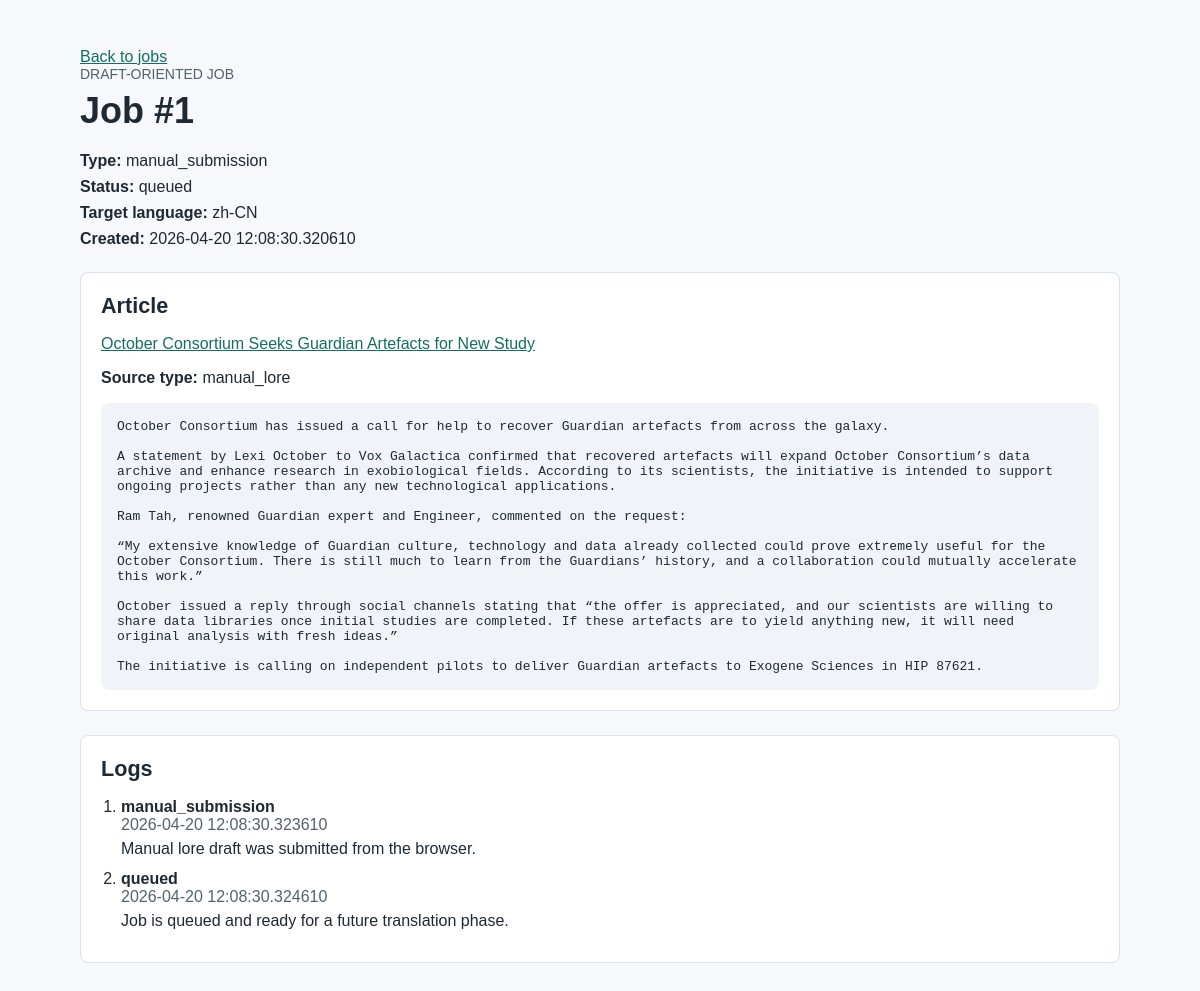
Screenshot of /jobs/1 with the database file from the repository.
### app/db/models.py (models this page shows)
class Job(Base):
    __tablename__ = "jobs"
    id: Mapped[int] = mapped_column(Integer, primary_key=True)
    article_id: Mapped[int] = mapped_column(ForeignKey("articles.id"))
    job_type: Mapped[JobType] = mapped_column(job_type_enum)
    status: Mapped[JobStatus] = mapped_column(job_status_enum, default=JobStatus.pending)
    target_language: Mapped[str] = mapped_column(String(16), default="zh-CN")
    error_message: Mapped[str | None] = mapped_column(Text)
    created_at: Mapped[datetime] = mapped_column(DateTime, default=utc_now)
    started_at: Mapped[datetime | None] = mapped_column(DateTime)
    finished_at: Mapped[datetime | None] = mapped_column(DateTime)
    article: Mapped[Article] = relationship(back_populates="jobs")
    translations: Mapped[list[Translation]] = relationship(back_populates="job")
    publish_records: Mapped[list[PublishRecord]] = relationship(back_populates="job")
    logs: Mapped[list[JobLog]] = relationship(back_populates="job", cascade="all, delete-orphan")

class Article(Base):
    __tablename__ = "articles"
    id: Mapped[int] = mapped_column(Integer, primary_key=True)
    source_type: Mapped[SourceType] = mapped_column(source_type_enum)
    source_url: Mapped[str | None] = mapped_column(String(1024))
    source_title: Mapped[str] = mapped_column(String(500))
    source_body: Mapped[str] = mapped_column(Text)
    published_at_source: Mapped[datetime | None] = mapped_column(DateTime)
    discovered_at: Mapped[datetime] = mapped_column(DateTime, default=utc_now)
    created_at: Mapped[datetime] = mapped_column(DateTime, default=utc_now)
    updated_at: Mapped[datetime] = mapped_column(DateTime, default=utc_now, onupdate=utc_now)
    jobs: Mapped[list[Job]] = relationship(back_populates="article", cascade="all, delete-orphan")
    translations: Mapped[list[Translation]] = relationship(
        back_populates="article",
        cascade="all, delete-orphan",
    )
    publish_records: Mapped[list[PublishRecord]] = relationship(
        back_populates="article",
        cascade="all, delete-orphan",
    )
    tag_links: Mapped[list[ArticleTag]] = relationship(
        back_populates="article",
        cascade="all, delete-orphan",
    )
    tags: Mapped[list[Tag]] = relationship(
        secondary="article_tags",
        back_populates="articles",
        viewonly=True,
    )

class JobLog(Base):
    __tablename__ = "job_logs"
    id: Mapped[int] = mapped_column(Integer, primary_key=True)
    job_id: Mapped[int] = mapped_column(ForeignKey("jobs.id"))
    stage: Mapped[str] = mapped_column(String(100))
    message: Mapped[str] = mapped_column(Text)
    created_at: Mapped[datetime] = mapped_column(DateTime, default=utc_now)
    job: Mapped[Job] = relationship(back_populates="logs")

### app/api/routes_jobs.py (the view)
@router.get("/{job_id}", response_class=HTMLResponse)
def job_detail(
    request: Request,
    job_id: int,
    db: Annotated[Session, Depends(get_db)],
) -> HTMLResponse:
    job = job_service.get_job(db, job_id)
    if job is None:
        raise HTTPException(status_code=status.HTTP_404_NOT_FOUND, detail="Job not found")
    return templates.TemplateResponse(request, "job_detail.html", {"job": job})

### app/templates/job_detail.html (shortened to what this page needs)
<!doctype html>
<html lang="en">
  <head>
    <link rel="stylesheet" href="{{ url_for('static', path='/css/app.css') }}">
  </head>
  <body>
    <main class="page">
      <a href="/jobs">Back to jobs</a>
      <header>
        <p class="eyebrow">Draft-oriented job</p>
        <h1>Job #{{ job.id }}</h1>
      </header>
      <section class="metadata" aria-label="Job metadata">
        <p><strong>Type:</strong> {{ job.job_type }}</p>
        <p><strong>Status:</strong> {{ job.status }}</p>
        <p><strong>Target language:</strong> {{ job.target_language }}</p>
        <p><strong>Created:</strong> {{ job.created_at }}</p>
      </section>
      <section class="panel">
        <h2>Article</h2>
        <p><a href="/articles/{{ job.article_id }}">{{ job.article.source_title }}</a></p>
        <p><strong>Source type:</strong> {{ job.article.source_type }}</p>
        <pre class="source-text compact">{{ job.article.source_body }}</pre>
      </section>
      <section class="panel">
        <h2>Logs</h2>
        {% if job.logs %}
          <ol class="timeline">
            {% for log in job.logs|sort(attribute='created_at') %}
              <li>
                <strong>{{ log.stage }}</strong>
                <span>{{ log.created_at }}</span>
                <p>{{ log.message }}</p>
              </li>
            {% endfor %}
          </ol>
        {% else %}
          <p>No logs recorded for this job.</p>
        {% endif %}
      </section>
    </main>
  </body>
</html>

### app/static/css/app.css (style rules this page uses)
:root { color-scheme: light; font-family: Arial, Helvetica, sans-serif; background: #f6f8fb; color: #1f2933; }
body { margin: 0; }
a { color: #136f63; }
.page { max-width: 1040px; margin: 0 auto; padding: 48px 24px; }
.eyebrow { margin: 0 0 8px; color: #52616b; font-size: 0.875rem; text-transform: uppercase; }
h1, h2 { margin: 0 0 16px; }
h1 { font-size: 2.25rem; }
h2 { font-size: 1.35rem; }
.tile, .panel, .errors { border: 1px solid #d9e2ec; border-radius: 8px; background: #ffffff; }
.panel { margin-top: 24px; padding: 20px; }
.metadata { display: grid; gap: 8px; margin: 20px 0; }
.metadata p { margin: 0; }
.source-text { max-height: 520px; overflow: auto; white-space: pre-wrap; word-break: break-word; margin: 0; padding: 16px; border-radius: 8px; background: #f0f4f8; }
.source-text.compact { max-height: 260px; }
.list, .timeline { margin: 0; padding-left: 20px; }
.list li, .timeline li { margin-bottom: 12px; }
.list span, .timeline span { display: block; color: #52616b; }
.timeline p { margin: 6px 0; }

### rows the page displays
Job: id "1", job_type "manual_submission", status "queued", target_language "zh-CN", created_at "2026-04-20 12:08:30.320610"
Article: article.source_title "October Consortium Seeks Guardian Artefacts for New Study", article.source_type "manual_lore", article.source_body "October Consortium has issued a call for help to recover Guardian artefacts from across the galaxy. A statement by Lexi October to Vox Galactica confirmed that recovered artefacts will expand October Consortium’s data archive and enhance research in exobiological fields. According to its scientists, the initiative is intended to support ongoing projects rather than any new technological applications. Ram Tah, renowned Guardian expert and Engineer, commented on the request: “My extensive knowledge of Guardian culture, technology and data already collected could prove extremely useful for the October Consortium. There is still much to learn from the Guardians’ history, and a collaboration…"
JobLog: stage "manual_submission", created_at "2026-04-20 12:08:30.323610", message "Manual lore draft was submitted from the browser."
JobLog: stage "queued", created_at "2026-04-20 12:08:30.324610", message "Job is queued and ready for a future translation phase."
